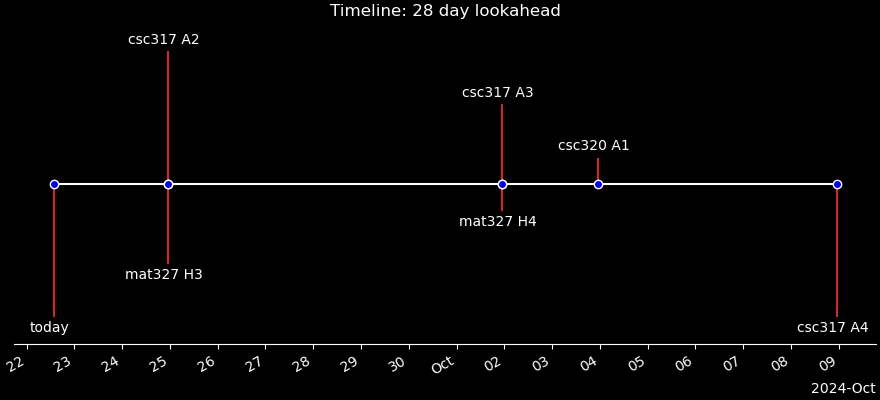

Write Python code to recreate this figure.
import argparse
import json
import os
from datetime import datetime
import matplotlib.pyplot as plt
import numpy as np
import matplotlib.dates as mdates

# Default configuration with scrubbed name_date_tuples
default_config = {
    "date_format": "%Y-%m-%d %I:%M%p",
    "num_days_lookahead": 28,
    "plot_style": 'dark_background',
    "figure_size": (8.8, 4),
    "stem_color": "tab:red",
    "marker_color": "w",
    "marker_face_color": "b",
    "output_file": "timeline.png",
    "name_date_tuples": [
        ('Task A', '2024-02-06 5:00pm'),
        ('Task B', '2024-02-13 5:00pm'),
        ('Task C', '2024-02-20 5:00pm'),
        ('Task D', '2024-02-27 5:00pm'),
        ('Assignment 1', '2024-02-17 9:00pm'),
        ('Project 1', '2024-02-09 11:00am'),
        ('Assignment 2', '2024-02-23 11:59pm'),
        ('Activity 1', '2024-02-12 11:00pm'),
        ('Meeting', '2024-02-16 1:00pm'),
        ('Event 1', '2024-02-26 7:00pm'),
    ]
}

def load_config(config_file):
    if not os.path.isfile(config_file):
        print(f"Config file '{config_file}' does not exist.")
        return default_config
    
    with open(config_file, 'r') as file:
        return json.load(file)

def generate_sample_config(filename):
    with open(filename, 'w') as file:
        json.dump(default_config, file, indent=4)
    print(f"Sample config file '{filename}' generated.")

def main():
    parser = argparse.ArgumentParser(description="Generate a timeline plot from a config file.")
    parser.add_argument('-c', '--config', type=str, default='config.json',
                        help='Path to the configuration file.')
    parser.add_argument('--generate-sample-config', action='store_true',
                        help='Generate a sample configuration file.')
    
    args = parser.parse_args()
    
    if args.generate_sample_config:
        generate_sample_config(args.config)
        return
    
    config = load_config(args.config)
    
    name_date_tuples = config.get("name_date_tuples", default_config["name_date_tuples"])
    date_format = config.get("date_format", default_config["date_format"])
    num_days_lookahead = config.get("num_days_lookahead", default_config["num_days_lookahead"])

    name_date_tuples = sorted(name_date_tuples, key=lambda t: t[1])
    name_date_tuples.insert(0, ('today', datetime.today().strftime(date_format)))

    days_in_a_week = 7
    num_days_lookahead = num_days_lookahead

    name_date_tuples = filter(
        lambda t: (datetime.strptime(t[1], date_format) - datetime.today()).days <= num_days_lookahead,
        name_date_tuples
    )

    names, dates = zip(*name_date_tuples)
    dates = [datetime.strptime(d, date_format) for d in dates]
    levels = np.tile([-5, 5, -3, 3, -1, 1], int(np.ceil(len(dates) / 6)))[:len(dates)]

    plt.style.use(config.get("plot_style", default_config["plot_style"]))
    fig, ax = plt.subplots(figsize=config.get("figure_size", default_config["figure_size"]), layout="constrained")
    ax.set(title=f"Timeline: {num_days_lookahead} day lookahead")

    ax.vlines(dates, 0, levels, color=config.get("stem_color", default_config["stem_color"]))
    ax.plot(dates, np.zeros_like(dates), "-o", color=config.get("marker_color", default_config["marker_color"]),
            markerfacecolor=config.get("marker_face_color", default_config["marker_face_color"]))

    for d, l, r in zip(dates, levels, names):
        ax.annotate(r, xy=(d, l), xytext=(-3, np.sign(l) * 3), textcoords="offset points",
                    horizontalalignment="center",
                    verticalalignment="bottom" if l > 0 else "top")

    date_locator = mdates.DayLocator()
    ax.xaxis.set_major_locator(date_locator)
    ax.xaxis.set_major_formatter(mdates.ConciseDateFormatter(date_locator))
    plt.setp(ax.get_xticklabels(), rotation=30, ha="right")

    ax.yaxis.set_visible(False)
    ax.spines[["left", "top", "right"]].set_visible(False)

    ax.margins(y=0.1)
    plt.savefig(config.get("output_file", default_config["output_file"]))

if __name__ == "__main__":
    main()
